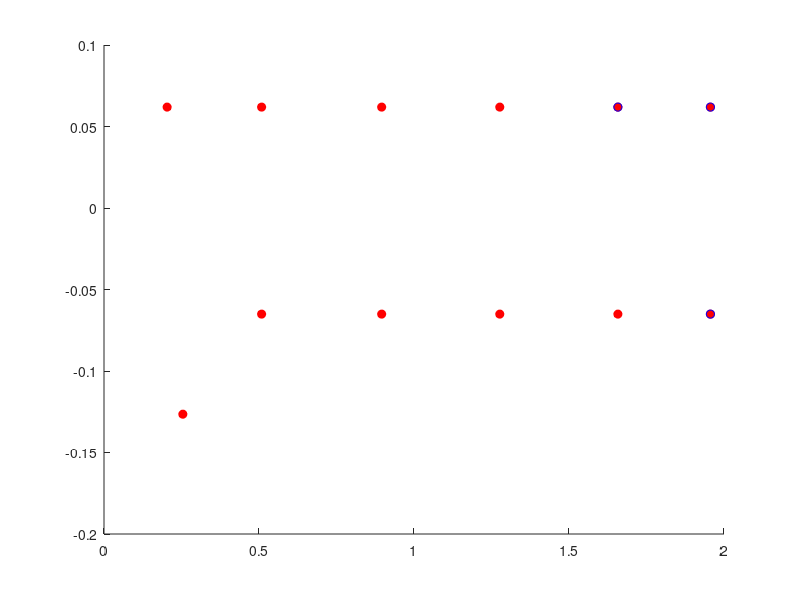

The MATLAB script that drew this image: (Note: this script raises an error after producing the figure.)
% Plots
% @article{zhao2019component,
%   title={Component data assisted finite element model updating of composite flying-wing aircraft using multi-level optimization},
%   author={Zhao, Wei and Gupta, Abhineet and Regan, Christopher D and Miglani, Jitish and Kapania, Rakesh K and Seiler, Peter J},
%   journal={Aerospace science and technology},
%   volume={95},
%   pages={105486},
%   year={2019},
%   publisher={Elsevier}
% }

clear all; close all;
clc
load('LeftWing_GVT.mat')


accelpos_GVT_v2 =[
    
0.2036    0.0619
0.2543   -0.1265
0.5084    0.0619
0.5084   -0.0651
0.8957    0.0619
0.8957   -0.0651
1.2767    0.0619
1.2767   -0.0651
1.6577    0.0619
1.6577   -0.0651
1.9562    0.0619
1.9562   -0.0651];



modenum = 4;

figid = modenum;

figure(figid); hold on;
accelpos_GVT_3D = accelpos_GVT_v2;%*39.3701;

accelpos_GVT_3D(:,3) = 0;
plot3(accelpos_GVT_3D(:,1),accelpos_GVT_3D(:,2),accelpos_GVT_3D(:,3),'MarkerFaceColor',[1 0 0],'MarkerEdgeColor',[1 0 0],...
    'Marker','o',...
    'LineStyle','none',...
    'Color',[1 1 0]);hold on;





scalefactor = .25/max(abs(modeshape_GVT(:,modenum)));

accelpos_GVT_3D(:,3) = -modeshape_GVT(:,modenum)*scalefactor ;



figure(figid);hold on;
plot3(accelpos_GVT_3D(:,1),accelpos_GVT_3D(:,2),accelpos_GVT_3D(:,3),'bo');hold on;


%
%
% interp1([-9.1888  -27.7317],[73.665901 81.158],-9.5)



%% for plote

accelpos_GVT_3D_label(:,2:4)  = accelpos_GVT_3D ;
accelpos_GVT_3D_label(:,1 ) = 1:12;


elem = [1 2 4 3;
    3 4 6 5;
    5 6 8 7;
    7 8 10 9;
    9 10 12 11];


patch_plot(elem,accelpos_GVT_3D_label,figid,'rib')

% undeformed
accelpos_GVT_3D_label(:,4 ) = 0;
patch_plot(elem,accelpos_GVT_3D_label,figid,'skin');view(3);

axis image;



%%
%
% Phi2 = modeshape_GVT(:,3);     Phi1 = modeshape_GVT(:,4);
% mAc=cal_MAC(Phi1,Phi2);





